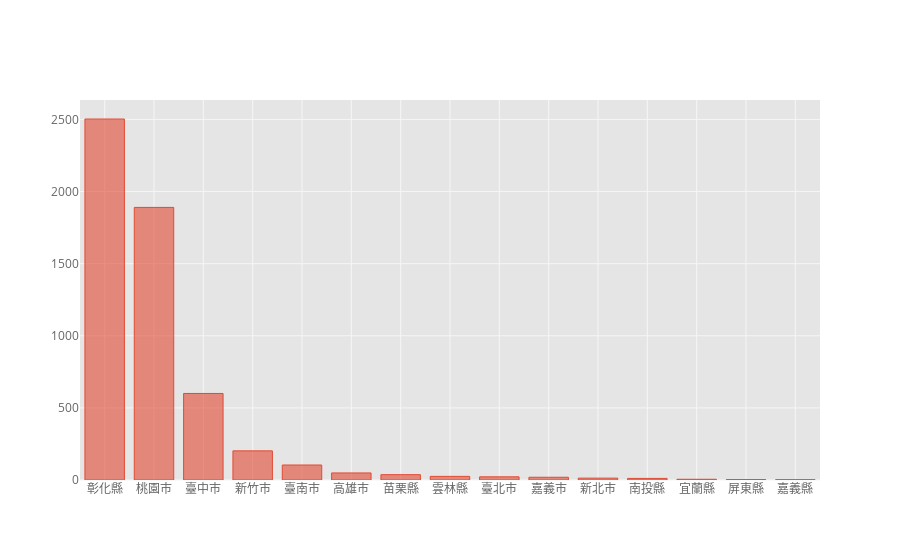

The cell this chart's notebook holds for it:
### Code cell
df.county.value_counts().iplot(kind='bar')

### Figure 1 — Plotly figure (JSON) as saved in the notebook; plotly's stock layout.template omitted (floating-point values rounded to 4 significant figures)
{"data": [{"marker": {"color": "rgba(226, 74, 51, 0.6)", "line": {"color": "rgba(226, 74, 51, 1.0)", "width": 1}}, "name": "county", "orientation": "v", "text": "", "type": "bar", "uid": "441c0beb-1c26-4b82-a5c6-f8995d482513", "x": ["彰化縣", "桃園市", "臺中市", "新竹市", "臺南市", "高雄市", "苗栗縣", "雲林縣", "臺北市", "嘉義市", "新北市", "南投縣", "宜蘭縣", "屏東縣", "嘉義縣"], "y": [2503, 1890, 600, 202, 104, 49, 37, 25, 22, 19, 13, 11, 5, 3, 2]}], "layout": {"legend": {"bgcolor": "#FFFFFF", "font": {"color": "#666666"}}, "paper_bgcolor": "#FFFFFF", "plot_bgcolor": "#E5E5E5", "title": {"font": {"color": "#151516"}}, "xaxis": {"gridcolor": "#F6F6F6", "showgrid": true, "tickfont": {"color": "#666666"}, "title": {"font": {"color": "#666666"}, "text": ""}, "zerolinecolor": "#F6F6F6"}, "yaxis": {"gridcolor": "#F6F6F6", "showgrid": true, "tickfont": {"color": "#666666"}, "title": {"font": {"color": "#666666"}, "text": ""}, "zerolinecolor": "#F6F6F6"}}}
